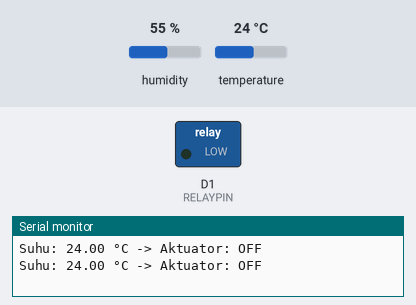
The sketch below on a simulated ESP8266 (NodeMCU). Parts: switched loads named in the sketch (green lamp = pin HIGH), the last lines printed to the serial monitor. The inputs (shaded band) are chosen by the test bench; at power-on: temperature 24 °C, humidity 55 %.

Above: at 2.8 s.
2.9 s: temperature set to 29 °C
5.6 s: temperature set to 32 °C
At 7.4 s:
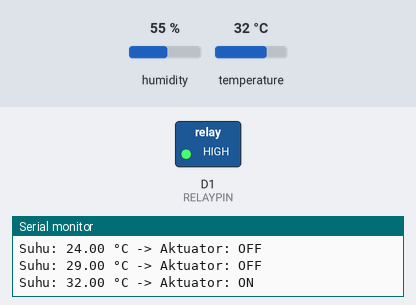
8.3 s: temperature set to 29 °C
11.3 s: temperature set to 26 °C
At 13.3 s:
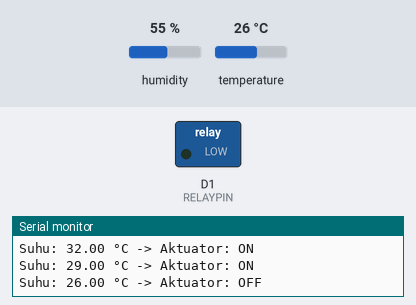
14.0 s: temperature set to 33 °C
At 14.5 s:
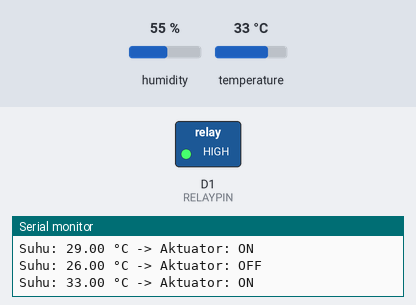
Timing chart, 0 to 17.0 s (numbered marks = the images above; inputs shaded):
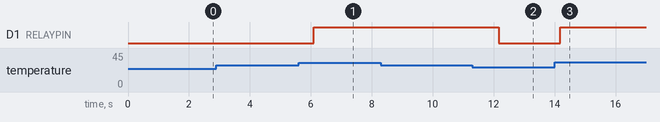

Measured:
- the behaviour switches between 30 and 31 °C on temperature (found by bisection; images 0 and 1)
- the behaviour switches between 28 and 27 °C on temperature (found by bisection; images 1 and 2)
- after the input at 5.6 s, D1 (RELAYPIN): LOW → HIGH after 0.49 s
- after the input at 11.3 s, D1 (RELAYPIN): HIGH → LOW after 0.86 s
- after the input at 14.0 s, D1 (RELAYPIN): LOW → HIGH after 0.19 s

The sketch:

modifikasiPercobaan2A.ino
```cpp
#include <DHT.h>

#define DHTPIN 4       // pin data DHT11 terhubung ke GPIO 4
#define DHTTYPE DHT11  // tipe sensor yang digunakan adalah DHT11
#define RELAYPIN D1    // pin kendali relay

DHT dht(DHTPIN, DHTTYPE);

// Menentukan dua ambang batas (Histerisis)
const float thresholdAtas = 30.0;  // Suhu batas untuk menyalakan aktuator
const float thresholdBawah = 28.0; // Suhu batas untuk mematikan aktuator

// Variabel penampung status aktuator (false = OFF, true = ON)
bool statusAktuator = false;

void setup() {
  Serial.begin(115200);
  dht.begin();

  pinMode(RELAYPIN, OUTPUT);
  digitalWrite(RELAYPIN, LOW); // Aktuator mati di awal

  Serial.println("Memulai program kendali histerisis sensor DHT11...");
}

void loop() {
  float suhu = dht.readTemperature(); // Membaca data suhu dari sensor DHT11

  if (isnan(suhu)) {
    Serial.println("Gagal membaca data dari sensor DHT11!");
  } else {
    Serial.print("Suhu: ");
    Serial.print(suhu);
    Serial.print(" °C -> ");

    // Logika Histerisis
    if (suhu > thresholdAtas) {
      statusAktuator = true;  // Menyala jika suhu naik melewati 30.0°C
    } else if (suhu < thresholdBawah) {
      statusAktuator = false; // Baru mati jika suhu turun di bawah 28.0°C
    }
    // Catatan: Jika suhu di antara 28.0°C - 30.0°C, statusAktuator tidak berubah

    // Eksekusi kendali fisik ke pin relay
    if (statusAktuator) {
      digitalWrite(RELAYPIN, HIGH);
      Serial.println("Aktuator: ON");
    } else {
      digitalWrite(RELAYPIN, LOW);
      Serial.println("Aktuator: OFF");
    }
  }

  delay(2000); // Jeda pembacaan setiap 2 detik
}
```
